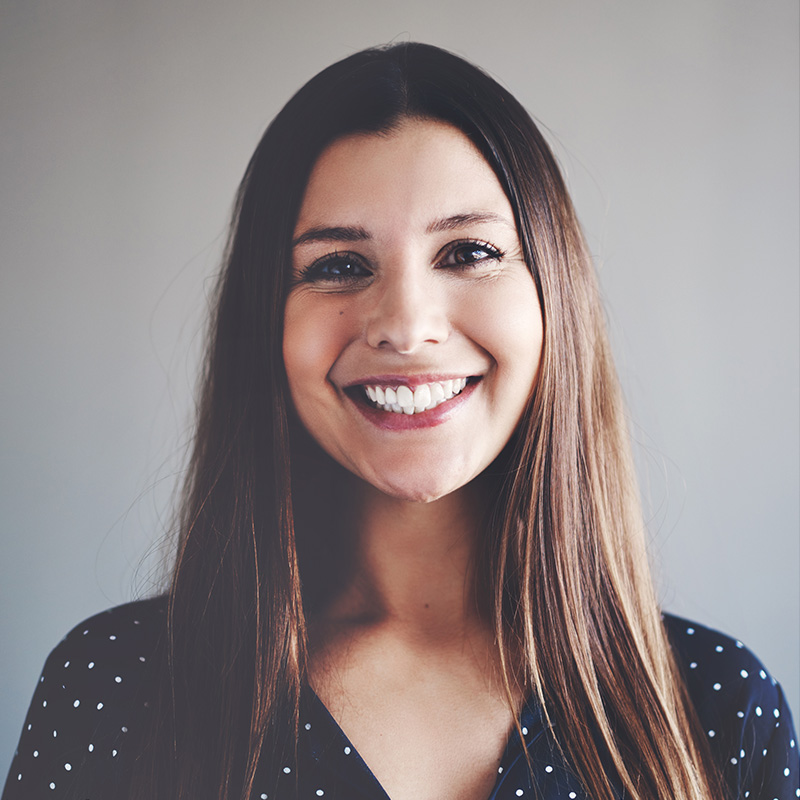
#> input picture week-2_lab-2/team2.jpg, 800 x 800 px, found by its file name
$ jupyter execute 02_Grayscaling.ipynb
#> lines starting #> are read from the running program, lines starting #| are printed output that depends on the picture
## <div style="direction:rtl;text-align:right;font-family:B Lotus, B Nazanin, Tahoma">Converting images to grayscale or Grayscaling </div>

#### Grayscaling is process by which an image is converted from a full color to shades of grey (black & white)

In OpenCV, many functions grayscale images before processing. This is done because it simplifies the image, acting almost as a noise reduction and increasing processing time as there is less information in the image.

### Let convert our color image to greyscale

[cell 1]
from google.colab import drive
drive.mount('/content/drive')

[cell 2]
import cv2
import matplotlib.pyplot as plt

# Load image
image = cv2.imread('/content/drive/MyDrive/DIP/team2.jpg')
#> image is the input picture: shape (800, 800, 3); mean B, G, R 132.8, 133, 143.5

# Convert BGR → RGB (for correct colors)
image_rgb = cv2.cvtColor(image, cv2.COLOR_BGR2RGB)

# Convert to grayscale
gray_image = cv2.cvtColor(image, cv2.COLOR_BGR2GRAY)
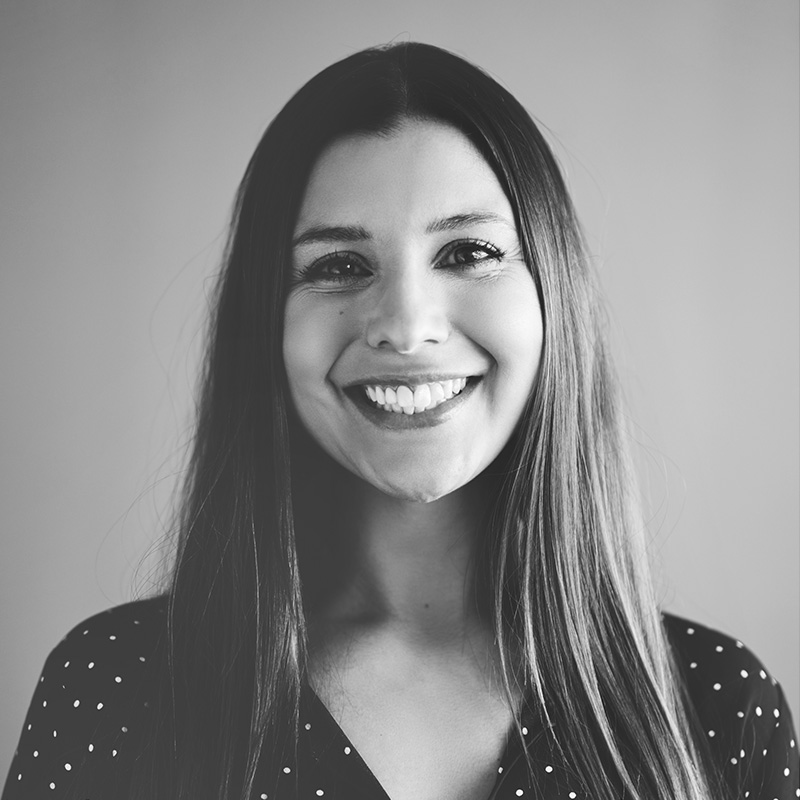
#> gray_image: shape (800, 800); min 5, max 255, mean 136.1

# Show original
plt.figure(figsize=(10,4))
plt.subplot(1,2,1)
plt.imshow(image_rgb)
plt.title("Original")
plt.axis("off")

# Show grayscale
plt.subplot(1,2,2)
plt.imshow(gray_image, cmap='gray')
plt.title("Grayscale")
plt.axis("off")

plt.show()
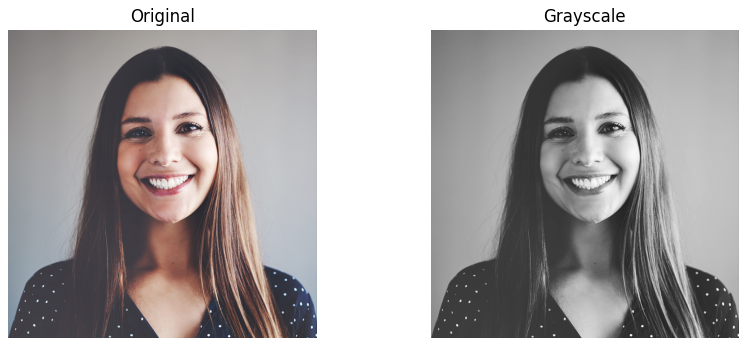
#> figure drawn by matplotlib, 2 panels

[cell 3]
import cv2
import matplotlib.pyplot as plt

# Load directly as grayscale (fast method)
img = cv2.imread('/content/drive/MyDrive/DIP/team2.jpg', 0)
#> img: shape (800, 800); min 5, max 255, mean 136.1

print("Image shape:", img.shape)
#| Image shape: (800, 800)

# Display
plt.imshow(img, cmap='gray')
plt.title("Grayscale Image")
plt.axis("off")
plt.show()

<div style="direction:rtl;text-align:right;font-family:Tahoma">

Displaying a grayscale image in the notebook with matplotlib</div>

[cell 4]
import matplotlib.pyplot as plt

img = cv2.imread('/content/drive/MyDrive/DIP/team2.jpg',0)

[cell 5]
plt.imshow(img)

<div style="direction:rtl;text-align:right;font-family:Tahoma">
For a grayscale image, ***cmap*** must be used in matplotlib.</div>

[cell 6]
plt.imshow(img, cmap='gray')

<div style="direction:rtl;text-align:right;font-family:Tahoma">
Now, let's take a look at the dimensions of the color and grayscale images!</div>

[cell 7]
import cv2

path = '/content/drive/MyDrive/DIP/team2.jpg'
image = cv2.imread(path)

if image is None:
    print("❌ Image not loaded. Check file path.")
else:
    print("✅ Image loaded successfully")
    print("Shape:", image.shape)
#| Shape: (800, 800, 3)
    B, G, R = image[10, 50]
#> B = 123; G = 124; R = 128
    print("Pixel BGR:", B, G, R)
#| Pixel BGR: 123 124 128

[cell 8]
gray_img = cv2.cvtColor(image, cv2.COLOR_BGR2GRAY)
print (gray_img[10, 50])
#| 125
print ("shape:", gray_img.shape)
#| shape: (800, 800)

<div style="direction:rtl;text-align:right;font-family:Tahoma">
In fact, the grayscale image is obtained by a weighted averaging of the three image channels.</div>

##<div style="direction:rtl;text-align:right;font-family:Tahoma">
##**Exercise**: Try converting the read color image to grayscale using only NumPy!
For simplicity, you can take an unweighted average.</div>

[cell 9]
# Read image as gray scale.
# cb_img = cv2.imread("images/checkerboard_18x18.png",0)
path = '/content/drive/MyDrive/DIP/team2.jpg'
image = cv2.imread(path, 0)
plt.imshow(image, cmap='gray')

# Print the image data (pixel values), element of a 2D numpy array.
# Each pixel value is 8-bits [0,255]
print(image)
#> (printed output is left out)

$ run again, with week-2_lab-2/task1_part1.png saved as week-2_lab-2/team2.jpg
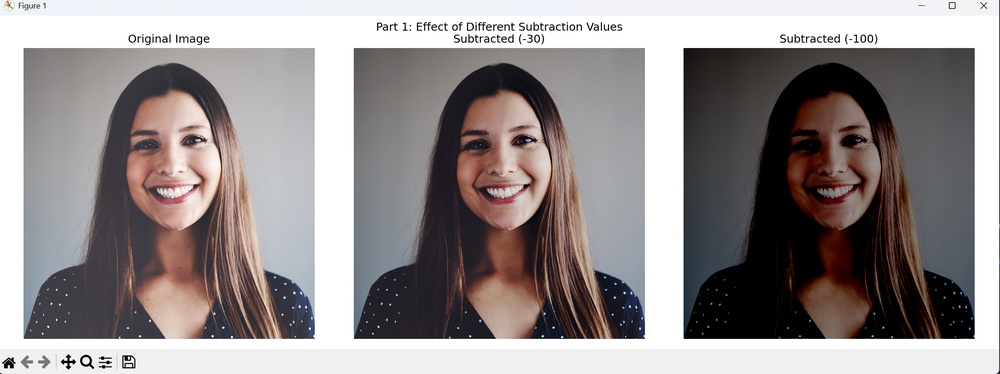
#> input picture week-2_lab-2/task1_part1.png, 1000 x 374 px, shrunk from 2250 x 841 before the run, found by its file name
#> image is the input picture: shape (374, 1000, 3); mean B, G, R 142.2, 142.4, 148.9
#> `gray_image = cv2.cvtColor(image, cv2.COLOR_BGR2GRAY)`:
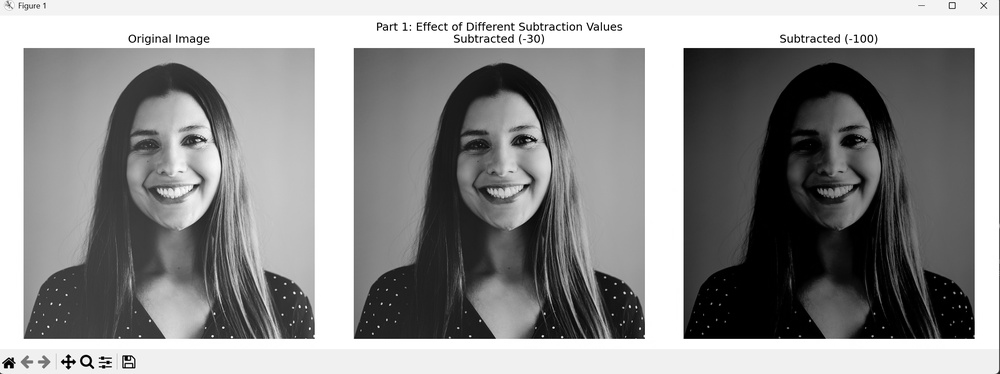
#> gray_image: shape (374, 1000); min 0, max 255, mean 144.3
#> `plt.show()`:
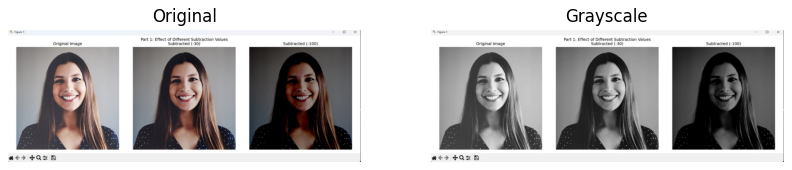
#> figure drawn by matplotlib, 2 panels
#| Image shape: (374, 1000)
#| Shape: (374, 1000, 3)
#> B = 250; G = 244; R = 239
#| Pixel BGR: 250 244 239
#| 243
#| shape: (374, 1000)
#> (printed output is left out)

$ run again, with week-2_lab-2/task1_part3.png saved as week-2_lab-2/team2.jpg
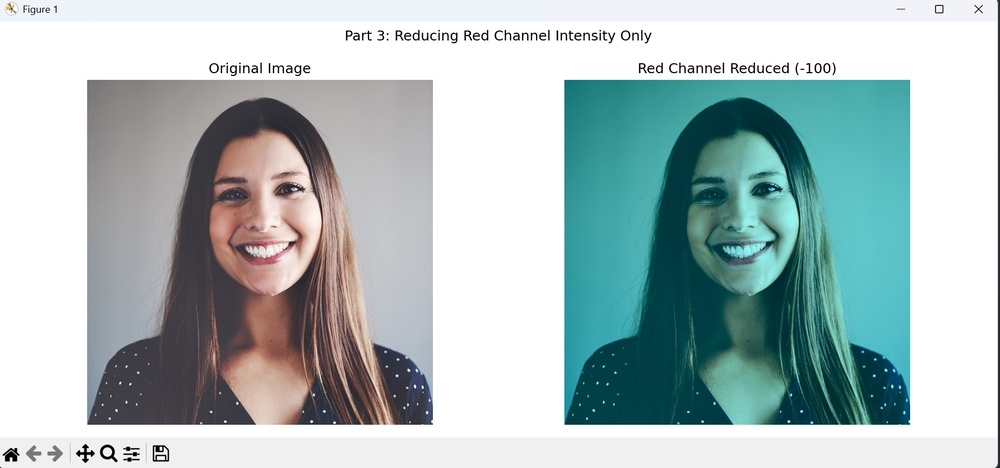
#> input picture week-2_lab-2/task1_part3.png, 1000 x 468 px, shrunk from 1802 x 844 before the run, found by its file name
#> image is the input picture: shape (468, 1000, 3); mean B, G, R 189.3, 189.1, 171.6
#> `gray_image = cv2.cvtColor(image, cv2.COLOR_BGR2GRAY)`:
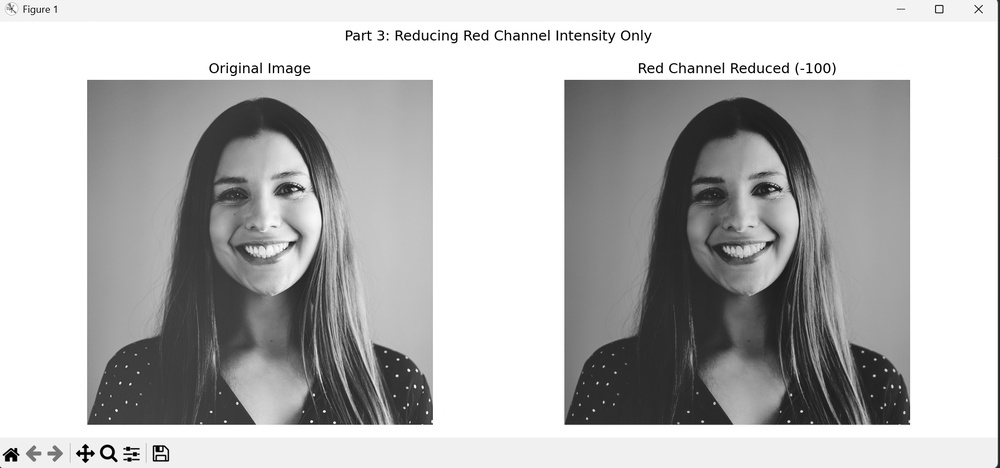
#> gray_image: shape (468, 1000); min 0, max 255, mean 183.9
#> `plt.show()`:
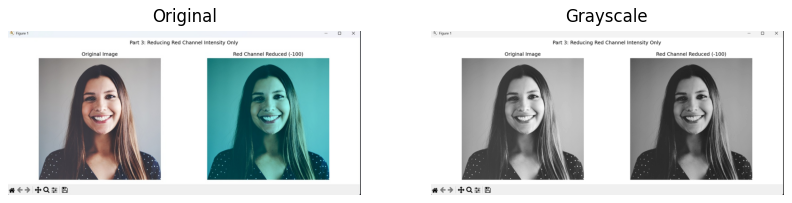
#> figure drawn by matplotlib, 2 panels
#| Image shape: (468, 1000)
#| Shape: (468, 1000, 3)
#> B = 247; G = 243; R = 238
#| Pixel BGR: 247 243 238
#| 242
#| shape: (468, 1000)
#> (printed output is left out)

$ run again, with week-2_lab-2/task2_part1.png saved as week-2_lab-2/team2.jpg
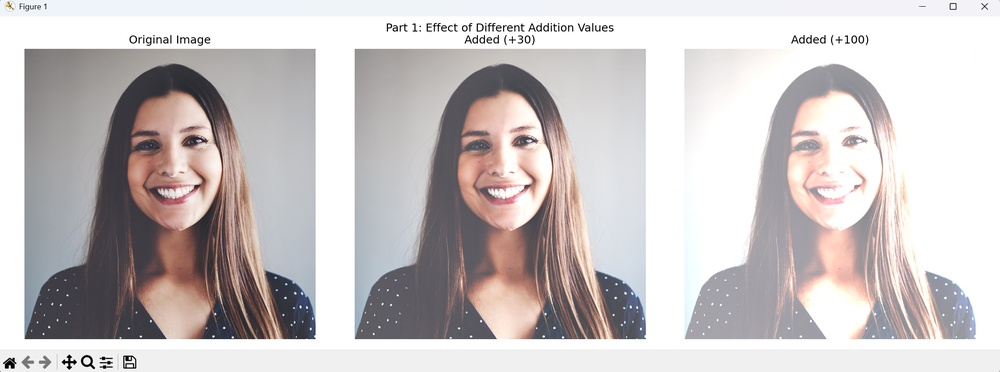
#> input picture week-2_lab-2/task2_part1.png, 1000 x 372 px, shrunk from 2250 x 838 before the run, found by its file name
#> image is the input picture: shape (372, 1000, 3); mean B, G, R 195.6, 195.5, 201.4
#> `gray_image = cv2.cvtColor(image, cv2.COLOR_BGR2GRAY)`:
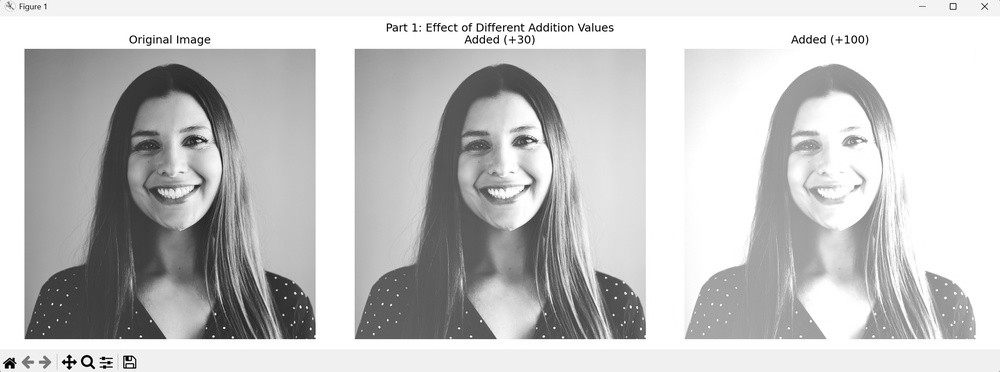
#> gray_image: shape (372, 1000); min 0, max 255, mean 197.3
#> `plt.show()`:
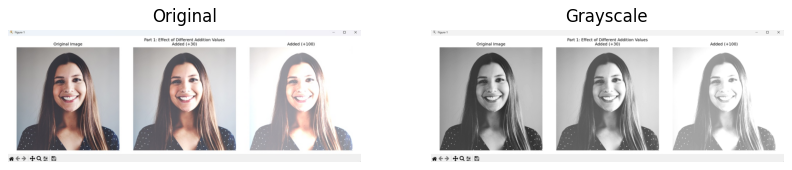
#> figure drawn by matplotlib, 2 panels
#| Image shape: (372, 1000)
#| Shape: (372, 1000, 3)
#> B = 250; G = 244; R = 239
#| Pixel BGR: 250 244 239
#| 243
#| shape: (372, 1000)
#> (printed output is left out)
